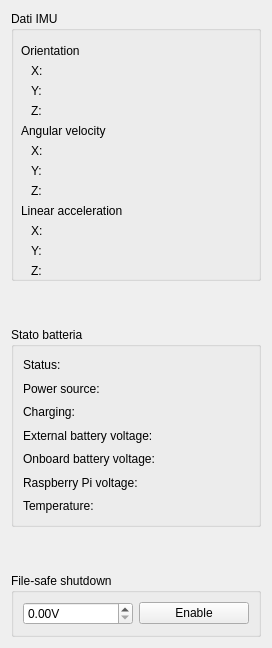
                    <widget class="QWidget" name="sidebar" native="true">
                        <property name="sizePolicy">
                            <sizepolicy hsizetype="Preferred" vsizetype="Preferred">
                                <horstretch>0</horstretch>
                                <verstretch>0</verstretch>
                            </sizepolicy>
                        </property>
                        <layout class="QVBoxLayout" name="verticalLayout">
                            <property name="sizeConstraint">
                                <enum>QLayout::SetFixedSize</enum>
                            </property>
                            <item>
                                <widget class="QGroupBox" name="imu">
                                    <property name="sizePolicy">
                                        <sizepolicy hsizetype="Expanding" vsizetype="Fixed">
                                            <horstretch>0</horstretch>
                                            <verstretch>0</verstretch>
                                        </sizepolicy>
                                    </property>
                                    <property name="minimumSize">
                                        <size>
                                            <width>250</width>
                                            <height>270</height>
                                        </size>
                                    </property>
                                    <property name="title">
                                        <string>Dati IMU</string>
                                    </property>
                                    <widget class="QLabel" name="label_8">
                                        <property name="geometry">
                                            <rect>
                                                <x>10</x>
                                                <y>110</y>
                                                <width>111</width>
                                                <height>20</height>
                                            </rect>
                                        </property>
                                        <property name="text">
                                            <string>Angular velocity</string>
                                        </property>
                                    </widget>
                                    <widget class="QLabel" name="label_9">
                                        <property name="geometry">
                                            <rect>
                                                <x>10</x>
                                                <y>190</y>
                                                <width>141</width>
                                                <height>20</height>
                                            </rect>
                                        </property>
                                        <property name="text">
                                            <string>Linear acceleration</string>
                                        </property>
                                    </widget>
                                    <widget class="QLabel" name="speed_x">
                                        <property name="geometry">
                                            <rect>
                                                <x>20</x>
                                                <y>130</y>
                                                <width>101</width>
                                                <height>20</height>
                                            </rect>
                                        </property>
                                        <property name="text">
                                            <string>X:</string>
                                        </property>
                                    </widget>
                                    <widget class="QLabel" name="speed_y">
                                        <property name="geometry">
                                            <rect>
                                                <x>20</x>
                                                <y>150</y>
                                                <width>101</width>
                                                <height>20</height>
                                            </rect>
                                        </property>
                                        <property name="text">
                                            <string>Y:</string>
                                        </property>
                                    </widget>
                                    <widget class="QLabel" name="speed_z">
                                        <property name="geometry">
                                            <rect>
                                                <x>20</x>
                                                <y>170</y>
                                                <width>101</width>
                                                <height>20</height>
                                            </rect>
                                        </property>
                                        <property name="text">
                                            <string>Z:</string>
                                        </property>
                                    </widget>
                                    <widget class="QLabel" name="acceleration_x">
                                        <property name="geometry">
                                            <rect>
                                                <x>20</x>
                                                <y>210</y>
                                                <width>111</width>
                                                <height>20</height>
                                            </rect>
                                        </property>
                                        <property name="text">
                                            <string>X:</string>
                                        </property>
                                    </widget>
                                    <widget class="QLabel" name="acceleration_z">
                                        <property name="geometry">
                                            <rect>
                                                <x>20</x>
                                                <y>250</y>
                                                <width>111</width>
                                                <height>20</height>
                                            </rect>
                                        </property>
                                        <property name="text">
                                            <string>Z:</string>
                                        </property>
                                    </widget>
                                    <widget class="QLabel" name="acceleration_y">
                                        <property name="geometry">
                                            <rect>
                                                <x>20</x>
                                                <y>230</y>
                                                <width>111</width>
                                                <height>20</height>
                                            </rect>
                                        </property>
                                        <property name="text">
                                            <string>Y:</string>
                                        </property>
                                    </widget>
                                    <widget class="QLabel" name="position_z">
                                        <property name="geometry">
                                            <rect>
                                                <x>20</x>
                                                <y>90</y>
                                                <width>111</width>
                                                <height>20</height>
                                            </rect>
                                        </property>
                                        <property name="text">
                                            <string>Z:</string>
                                        </property>
                                    </widget>
                                    <widget class="QLabel" name="position_x">
                                        <property name="geometry">
                                            <rect>
                                                <x>20</x>
                                                <y>50</y>
                                                <width>101</width>
                                                <height>20</height>
                                            </rect>
                                        </property>
                                        <property name="text">
                                            <string>X:</string>
                                        </property>
                                    </widget>
                                    <widget class="QLabel" name="label_18">
                                        <property name="geometry">
                                            <rect>
                                                <x>10</x>
                                                <y>30</y>
                                                <width>91</width>
                                                <height>20</height>
                                            </rect>
                                        </property>
                                        <property name="text">
                                            <string>Orientation</string>
                                        </property>
                                    </widget>
                                    <widget class="QLabel" name="position_y">
                                        <property name="geometry">
                                            <rect>
                                                <x>20</x>
                                                <y>70</y>
                                                <width>111</width>
                                                <height>20</height>
                                            </rect>
                                        </property>
                                        <property name="text">
                                            <string>Y:</string>
                                        </property>
                                    </widget>
                                </widget>
                            </item>
                            <item>
                                <spacer name="verticalSpacer">
                                    <property name="orientation">
                                        <enum>Qt::Vertical</enum>
                                    </property>
                                    <property name="sizeHint" stdset="0">
                                        <size>
                                            <width>20</width>
                                            <height>40</height>
                                        </size>
                                    </property>
                                </spacer>
                            </item>
                            <item>
                                <widget class="QGroupBox" name="battery">
                                    <property name="sizePolicy">
                                        <sizepolicy hsizetype="Expanding" vsizetype="Fixed">
                                            <horstretch>0</horstretch>
                                            <verstretch>0</verstretch>
                                        </sizepolicy>
                                    </property>
                                    <property name="minimumSize">
                                        <size>
                                            <width>250</width>
                                            <height>200</height>
                                        </size>
                                    </property>
                                    <property name="title">
                                        <string>Stato batteria</string>
                                    </property>
                                    <layout class="QVBoxLayout" name="verticalLayout_4">
                                        <item>
                                            <layout class="QHBoxLayout" name="horizontalLayout_3">
                                                <item>
                                                    <layout class="QVBoxLayout" name="verticalLayout_3">
                                                        <item>
                                                            <widget class="QLabel" name="b_status_label">
                                                                <property name="text">
                                                                    <string>Status:</string>
                                                                </property>
                                                            </widget>
                                                        </item>
                                                        <item>
                                                            <widget class="QLabel" name="b_source_label">
                                                                <property name="text">
                                                                    <string>Power source:</string>
                                                                </property>
                                                            </widget>
                                                        </item>
                                                        <item>
                                                            <widget class="QLabel" name="b_charging_label">
                                                                <property name="text">
                                                                    <string>Charging:</string>
                                                                </property>
                                                            </widget>
                                                        </item>
                                                        <item>
                                                            <widget class="QLabel" name="b_ext_label">
                                                                <property name="text">
                                                                    <string>External battery voltage:</string>
                                                                </property>
                                                            </widget>
                                                        </item>
                                                        <item>
                                                            <widget class="QLabel" name="b_onboard_label">
                                                                <property name="text">
                                                                    <string>Onboard battery voltage:</string>
                                                                </property>
                                                            </widget>
                                                        </item>
                                                        <item>
                                                            <widget class="QLabel" name="b_rpi_label">
                                                                <property name="text">
                                                                    <string>Raspberry Pi voltage:</string>
                                                                </property>
                                                            </widget>
                                                        </item>
                                                        <item>
                                                            <widget class="QLabel" name="b_temp_label">
                                                                <property name="text">
                                                                    <string>Temperature:</string>
                                                                </property>
                                                            </widget>
                                                        </item>
                                                    </layout>
                                                </item>
                                                <item>
                                                    <layout class="QVBoxLayout" name="verticalLayout_2">
                                                        <item>
                                                            <widget class="QLabel" name="b_status">
                                                                <property name="text">
                                                                    <string/>
                                                                </property>
                                                            </widget>
                                                        </item>
                                                        <item>
                                                            <widget class="QLabel" name="b_source">
                                                                <property name="text">
                                                                    <string/>
                                                                </property>
                                                            </widget>
                                                        </item>
                                                        <item>
                                                            <widget class="QLabel" name="b_charging">
                                                                <property name="text">
                                                                    <string/>
                                                                </property>
                                                            </widget>
                                                        </item>
                                                        <item>
                                                            <widget class="QLabel" name="b_ext">
                                                                <property name="text">
                                                                    <string/>
                                                                </property>
                                                            </widget>
                                                        </item>
                                                        <item>
                                                            <widget class="QLabel" name="b_onboard">
                                                                <property name="text">
                                                                    <string/>
                                                                </property>
                                                            </widget>
                                                        </item>
                                                        <item>
                                                            <widget class="QLabel" name="b_rpi">
                                                                <property name="text">
                                                                    <string/>
                                                                </property>
                                                            </widget>
                                                        </item>
                                                        <item>
                                                            <widget class="QLabel" name="b_temp">
                                                                <property name="text">
                                                                    <string/>
                                                                </property>
                                                            </widget>
                                                        </item>
                                                    </layout>
                                                </item>
                                            </layout>
                                        </item>
                                    </layout>
                                </widget>
                            </item>
                            <item>
                                <spacer name="verticalSpacer_2">
                                    <property name="orientation">
                                        <enum>Qt::Vertical</enum>
                                    </property>
                                    <property name="sizeHint" stdset="0">
                                        <size>
                                            <width>20</width>
                                            <height>40</height>
                                        </size>
                                    </property>
                                </spacer>
                            </item>
                            <item>
                                <widget class="QGroupBox" name="fssd">
                                    <property name="title">
                                        <string>File-safe shutdown</string>
                                    </property>
                                    <layout class="QVBoxLayout" name="verticalLayout_5">
                                        <item>
                                            <layout class="QHBoxLayout" name="horizontalLayout_4">
                                                <item>
                                                    <widget class="QDoubleSpinBox" name="min_ext_voltage">
                                                        <property name="suffix">
                                                            <string>V</string>
                                                        </property>
                                                    </widget>
                                                </item>
                                                <item>
                                                    <widget class="QPushButton" name="button_fssd">
                                                        <property name="text">
                                                            <string>Enable</string>
                                                        </property>
                                                    </widget>
                                                </item>
                                            </layout>
                                        </item>
                                    </layout>
                                </widget>
                            </item>
                        </layout>
                    </widget>
